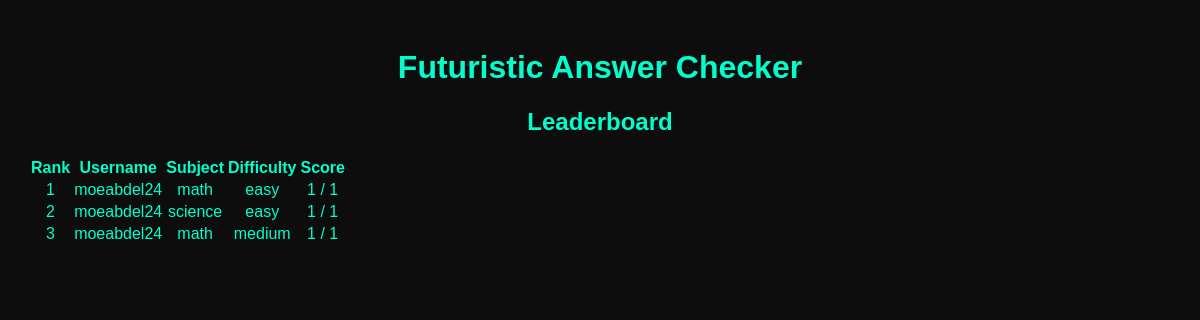
The page /leaderboard on the database as committed earlier.
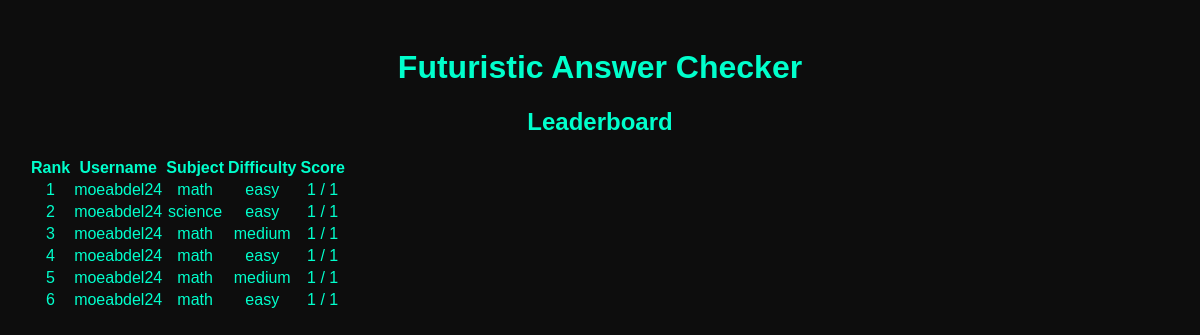
The same page on the database as committed later.
### models.py (models this page shows)
class QuizSession(db.Model):
    id = db.Column(db.Integer, primary_key=True)
    user_id = db.Column(db.Integer, db.ForeignKey('user.id'), nullable=False)
    subject = db.Column(db.String(50), nullable=False)
    difficulty = db.Column(db.String(10), nullable=False)
    score = db.Column(db.Integer)
    total_questions = db.Column(db.Integer)
    timestamp = db.Column(db.DateTime)

class User(db.Model):
    id = db.Column(db.Integer, primary_key=True)
    username = db.Column(db.String(50), unique=True, nullable=False)
    password = db.Column(db.String(200), nullable=False)
    quizzes = db.relationship('QuizSession', backref='user', lazy=True)

### app.py (the view)
@app.route('/leaderboard')
def leaderboard():
    leaderboard_data = QuizSession.query.order_by(QuizSession.score.desc()).limit(10).all()
    return render_template('leaderboard.html', leaderboard=leaderboard_data)

### templates/leaderboard.html
{% extends "base.html" %}
{% block content %}
    <h2>Leaderboard</h2>
    <table>
        <tr>
            <th>Rank</th>
            <th>Username</th>
            <th>Subject</th>
            <th>Difficulty</th>
            <th>Score</th>
        </tr>
        {% for entry in leaderboard %}
        <tr>
            <td>{{ loop.index }}</td>
            <td>{{ entry.user.username }}</td>
            <td>{{ entry.subject }}</td>
            <td>{{ entry.difficulty }}</td>
            <td>{{ entry.score }} / {{ entry.total_questions }}</td>
        </tr>
        {% endfor %}
    </table>
{% endblock %}

### templates/base.html (shortened to what this page needs)
<!DOCTYPE html>
<html lang="en">
<head>
    <link rel="stylesheet" href="{{ url_for('static', filename='css/style.css') }}">
</head>
<body>
    <header>
        <h1>Futuristic Answer Checker</h1>
    </header>
    <main>
        {% block content %}{% endblock %}
    </main>
</body>
</html>

### static/css/style.css (style rules this page uses)
body { background-color: #0d0d0d; color: #00ffcc; font-family: 'Orbitron', sans-serif; text-align: center; padding: 20px; }

Rows that differ between the two databases and show on the page:
added QuizSession: user.username "moeabdel24", subject "math", difficulty "easy", score "1", total_questions "1"
added QuizSession: user.username "moeabdel24", subject "math", difficulty "medium", score "1", total_questions "1"
added QuizSession: user.username "moeabdel24", subject "math", difficulty "easy", score "1", total_questions "1"
